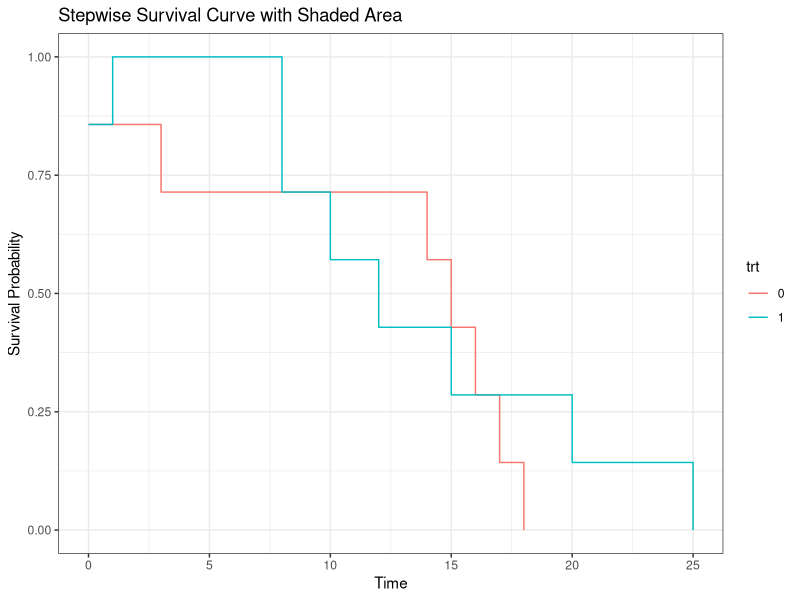

This chart was generated by the following R code:
library(ggplot2)
library(survival)

survival_times <- c(0,8,10,12,15,20,25,
                    0,3,14,15,16,17,18)
status <- c(1, 1, 1, 1, 1, 1, 1,1,1,1,1,1,1,1)  # 1 for an event (death), 0 for censored
trt <- c(1,1,1,1,1,1,1,0,0,0,0,0,0,0)
# Create a data frame
data <- data.frame(time = survival_times, status = status, trt = trt)

# Create a survival object
surv_obj0 <- Surv(data$time[trt==0], data$status[trt==0])
surv_obj1 <- Surv(data$time[trt==1], data$status[trt==1])

# Fit the survival curve
surv_fit0 <- survfit(surv_obj0 ~ 1)
surv_fit1 <- survfit(surv_obj1 ~ 1)

upper0 = c(surv_fit0$surv[1], surv_fit0$surv[1:length(surv_fit0$surv)-1])
upper1 = c(surv_fit1$surv[1], surv_fit1$surv[1:length(surv_fit1$surv)-1])

# Convert survival data to a data frame for ggplot
surv_data0 <- data.frame(trt = as.character(0), time = surv_fit0$time, survival = surv_fit0$surv, upper = upper0, lower = 0)#surv_fit$lower)
surv_data1 <- data.frame(trt = as.character(1), time = surv_fit1$time, survival = surv_fit1$surv, upper = upper1, lower = 1)#surv_fit$lower)

suv_data = rbind(surv_data0, surv_data1, by = trt)
# Plot stepwise survival curve with shaded area
ggplot(suv_data, aes(x = time, y = survival, group = trt, color = trt)) +
  geom_step() +
  # geom_ribbon(aes(ymin = lower, ymax = upper0),
  #             alpha = 0.2) +
  labs(x = "Time",
       y = "Survival Probability",
       title = "Stepwise Survival Curve with Shaded Area") +
  theme_bw()
